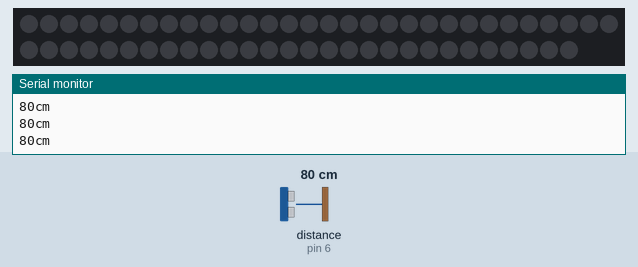
The sketch below on a simulated Arduino Uno, built with avr-gcc and run on an emulated ATmega328P. Parts: 58 RGB LEDs in strip order, left to right, continuing on the next row, the last lines printed to the serial monitor. Wiring (inferred from the names in the program): ultrasonic range finder: trigger pin 7; echo pin 6. The inputs (shaded band) are chosen by the test bench; at power-on: distance to the obstacle (sensor on pin 6) 80 cm. The echo pulse lasts 58.3 µs per cm; dim RGB values are drawn brighter than linear.

Above: at 1.2 s.
1.3 s: distance to the obstacle (sensor on pin 6) set to 56 cm
2.8 s: distance to the obstacle (sensor on pin 6) set to 47 cm
At 3.41 s:
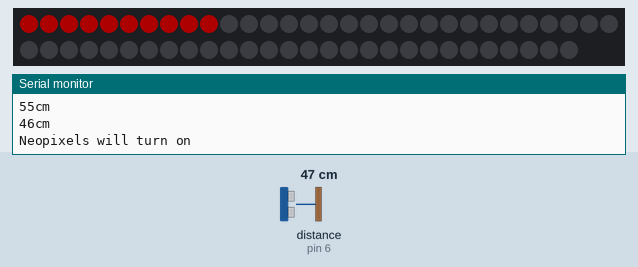
At 5.93 s:
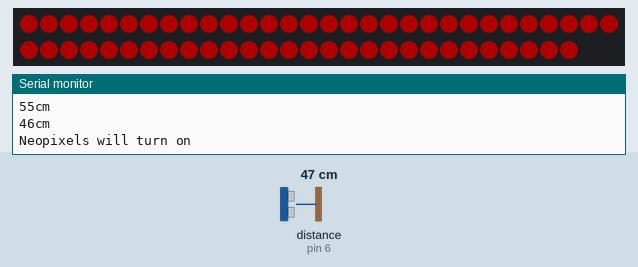

The sketch:

ultrasonic.ino
```cpp
const int pingPin = 7; // Trigger Pin of Ultrasonic Sensor
const int echoPin = 6; // Echo Pin of Ultrasonic Sensor
int lights_duration = 5000;
unsigned long previousMillis = 0;
unsigned long currentMillis = millis();


#include <Adafruit_NeoPixel.h>
#ifdef __AVR__
#include <avr/power.h> // Required for 16 MHz Adafruit Trinket
#endif

// Which pin on the Arduino is connected to the NeoPixels?
// On a Trinket or Gemma we suggest changing this to 1:
#define LED_PIN    5

// How many NeoPixels are attached to the Arduino?
#define LED_COUNT 58

// Declare our NeoPixel strip object:
Adafruit_NeoPixel strip(LED_COUNT, LED_PIN, NEO_GRB + NEO_KHZ800);

void setup() {
  Serial.begin(9600); // Starting Serial Terminal
#if defined(__AVR_ATtiny85__) && (F_CPU == 16000000)
  clock_prescale_set(clock_div_1);
#endif
  // END of Trinket-specific code.

  strip.begin();           // INITIALIZE NeoPixel strip object (REQUIRED)
  strip.show();            // Turn OFF all pixels ASAP
  strip.setBrightness(50); // Set BRIGHTNESS to about 1/5 (max = 255)
}

void loop() {
  long duration, cm;
  pinMode(pingPin, OUTPUT);
  digitalWrite(pingPin, LOW);
  delayMicroseconds(2);
  digitalWrite(pingPin, HIGH);
  delayMicroseconds(10);
  digitalWrite(pingPin, LOW);
  pinMode(echoPin, INPUT);
  duration = pulseIn(echoPin, HIGH);
  cm = microsecondsToCentimeters(duration);
  Serial.print(cm);
  Serial.print("cm");
  Serial.println();
  delay(100);
  if (cm < 50) {
    Serial.println("Neopixels will turn on");
    colorWipe(strip.Color(255, 0, 0), 50);
    colorWipe(strip.Color(0, 0, 0), 50);        // TO do: light up individual words?
  }
}

long microsecondsToCentimeters(long microseconds) {
  return microseconds / 29 / 2;
}

void colorWipe(uint32_t color, int wait) {
  for (int i = 0; i < strip.numPixels(); i++) { // For each pixel in strip...
    strip.setPixelColor(i, color);         //  Set pixel's color (in RAM)
    strip.show();                          //  Update strip to match
    delay(wait);                           //  Pause for a moment
  }
}

void rainbow(int wait) {
  // Hue of first pixel runs 5 complete loops through the color wheel.
  // Color wheel has a range of 65536 but it's OK if we roll over, so
  // just count from 0 to 5*65536. Adding 256 to firstPixelHue each time
  // means we'll make 5*65536/256 = 1280 passes through this outer loop:
  for (long firstPixelHue = 0; firstPixelHue < 5 * 65536; firstPixelHue += 256) {
    for (int i = 0; i < strip.numPixels(); i++) { // For each pixel in strip...
      // Offset pixel hue by an amount to make one full revolution of the
      // color wheel (range of 65536) along the length of the strip
      // (strip.numPixels() steps):
      int pixelHue = firstPixelHue + (i * 65536L / strip.numPixels());
      // strip.ColorHSV() can take 1 or 3 arguments: a hue (0 to 65535) or
      // optionally add saturation and value (brightness) (each 0 to 255).
      // Here we're using just the single-argument hue variant. The result
      // is passed through strip.gamma32() to provide 'truer' colors
      // before assigning to each pixel:
      strip.setPixelColor(i, strip.gamma32(strip.ColorHSV(pixelHue)));
    }
    if ((unsigned long)(currentMillis - previousMillis) <= lights_duration) {
      strip.show(); // Update strip with new contents
      Serial.println("in the if function in the rainbow void");
      Serial.println(previousMillis);
      previousMillis = currentMillis;
    }
    colorWipe(strip.Color(0, 0, 0), 50);
    strip.show();
    delay(wait);  // Pause for a moment

  }
}


//
//if ((unsigned long)(currentMillis - previousMillis) <= lights_duration) {
//      strip.show(); // Update strip with new contents
//      Serial.println("in the if function in the rainbow void");
//      Serial.println(previousMillis);
//      previousMillis = currentMillis;
//    }
//    colorWipe(strip.Color(0, 0, 0), 50);
//    strip.show();
//    delay(wait);  // Pause for a moment
```

Measured:
- the behaviour switches between 51 and 50 cm on distance to the obstacle (sensor on pin 6) (found by bisection; images 0 and 1)
- after the input at 2.8 s, the LEDs: first change after 0.13 s (image 1 shows a later state)
